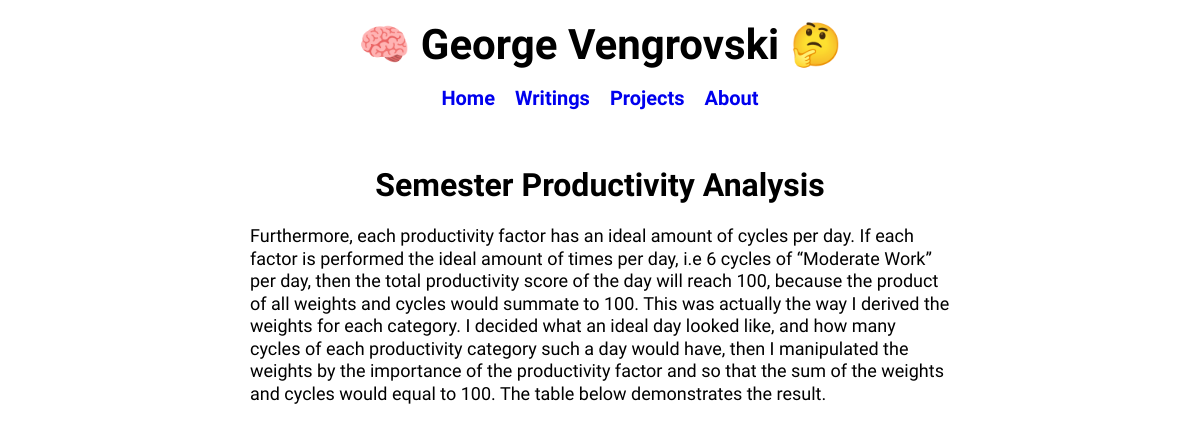
/1, run on an earlier commit of the app's database.
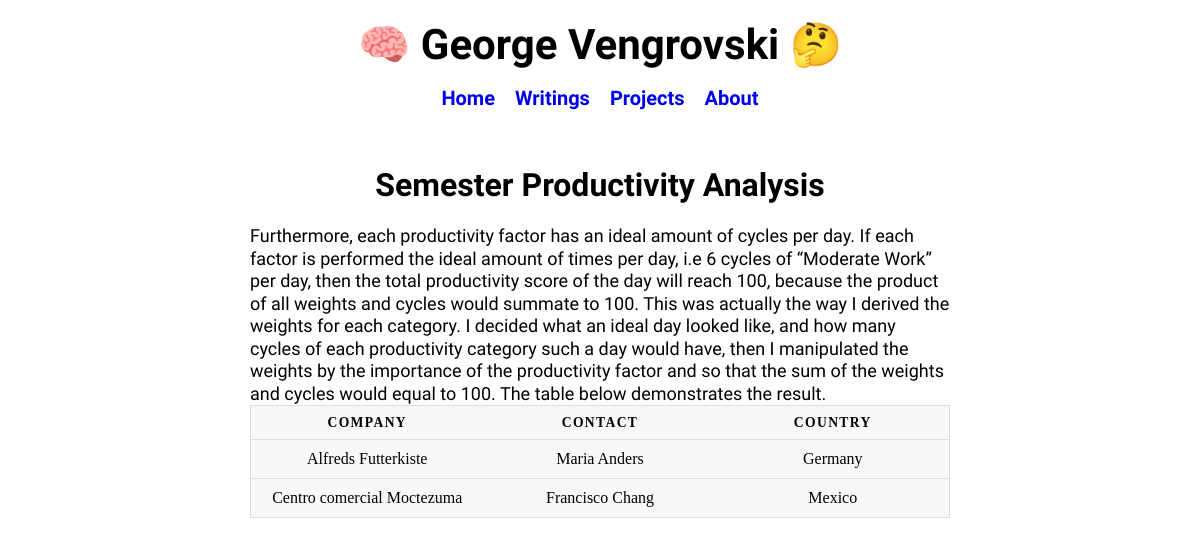
And on a later commit of the database.
### tables this page shows
CREATE TABLE posts (
    id INTEGER PRIMARY KEY AUTOINCREMENT,
    created TEXT,
    title TEXT NOT NULL,
    readtime INTEGER,
    content TEXT NOT NULL,
    previewText TEXT,
    topic TEXT NOT NULL
);

### main.py (the view)
@app.route('/<int:post_id>')
def post(post_id):
    temp = dataBasePostRetrieval(post_id)
    post = temp[4]
    title = temp[2]
    return render_template('post.html', post=post, title=title)

### main.py (called while the page is built)
def get_db_connection():
    connection = sqlite3.connect('database.db')
    connection.row_factory = sqlite3.Row
    return connection

def dataBasePostRetrieval(post_id):
    connection = get_db_connection()
    post = connection.execute('SELECT * FROM posts WHERE id = ?', (post_id,)).fetchone()
    connection.close()
    if post is None:
        abort(404)
    return post

### templates/post.html
{% extends 'base.html' %} {% block title %} {{ title }} {% endblock %} {% block body %}
<br>
<h1 id="postTitle">
    {{ title | safe}}
</h1>
<div>
    {{ post | safe }}
</div>
{% endblock %}

What changed in the data, as far as the page shows it:
changed posts "Semester Productivity Analysis": content "…below demonstrates the result." → "…below demonstrates the result. COMPANY CONTACT COUNTRY Alfreds Futterkiste Maria Anders Germany Centro comercial Moctezuma Francisco Chang Mexico"
